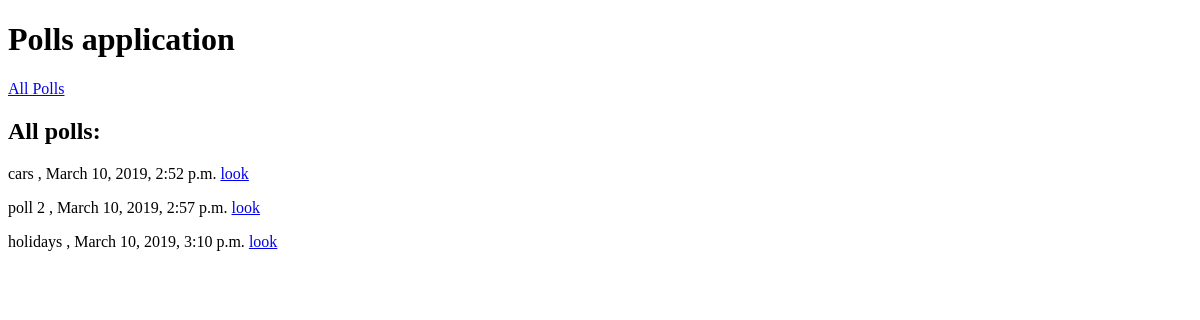
Before: /poll/ with the older database file.
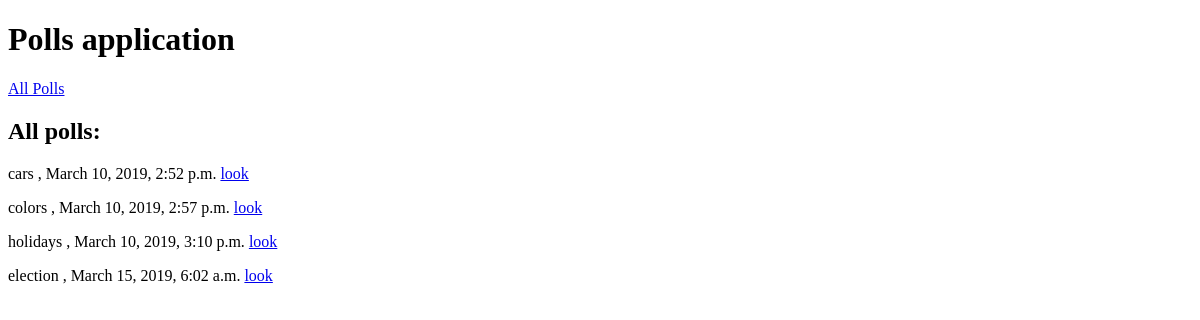
After: the same page with the newer database file.
### poll/models.py (models this page shows, shortened)
class Poll(models.Model):
    title = models.CharField(max_length=150, db_index=True)
    slug = models.SlugField(max_length=150, unique=True)
    comment = models.TextField(blank=True, db_index=True)
    date_create = models.DateTimeField(auto_now_add=True)
    is_public = models.BooleanField(default=False)
    def get_absolute_url(self):
        return reverse('poll_detail_url', kwargs={'slug': self.slug})

### poll/views.py (the view)
# urls.py: path('', polls_list, name='polls_list_url'),
def polls_list(request):
    polls = Poll.objects.all()
    return render(request, 'poll/index.html', context={'polls': polls})

### poll/templates/poll/index.html (shortened to what this page needs)
{% extends 'poll/base_poll.html' %}
{% block content %}
    <h2>All polls:</h2>
    {% for poll in polls %}
       {% if poll.is_public is True %}
           <p>
              {{ poll.title }} , {{ poll.date_create }} <a href="{{ poll.get_absolute_url }}" class="but1">look</a>
           </p>
       {% endif %}
    {% endfor %}
{% endblock %}

Changed rows visible on the page:
changed Poll: title "poll 2" → "colors"
added Poll: title "election", date_create "March 15, 2019, 6:02 a.m."
